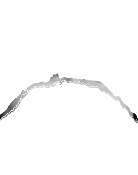
#> input picture woman_torn/torn_face_103.jpg, 138 x 175 px, found by its file name; its folder holds only this picture in this run
$ python find_hols.py
#> lines starting #> are read from the running program, lines starting #| are printed output that depends on the picture
import numpy as np
import cv2
import os

with open("params.txt") as f:
#> (reads params.txt from the repository)
    for line in f:
        name, value = line.strip().split('=')
        globals()[name.strip()] = int(value.strip())

input_folder = r'C:\Projects\FinalProject\NewProject\woman_torn'
output_folder = r'C:\Projects\FinalProject\NewProject\woman_masks'

if not os.path.exists(output_folder):
    os.makedirs(output_folder)

for filename in os.listdir(input_folder):
    if filename.endswith((".png", ".jpg", ".jpeg")):
        img_path = os.path.join(input_folder, filename)
        image = cv2.imread(img_path)
#> image is the input picture: shape (175, 138, 3); min 8, max 255, mean 252

        if image is None:
            print(f"Error loading: {filename}")
            continue

        image = cv2.resize(image, (450, 450))
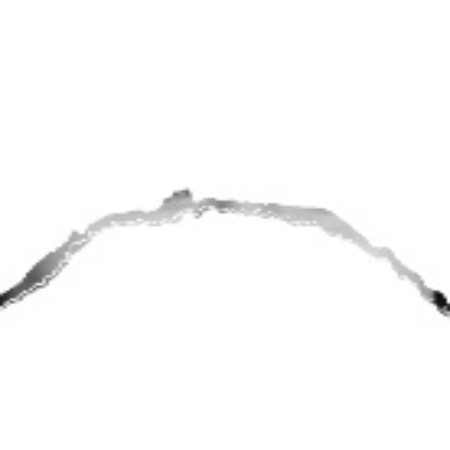
#> image: shape (450, 450, 3); min 9, max 255, mean 252
        rows, cols, _ = image.shape
#> rows = 450; cols = 450

        mat = np.zeros((rows, cols, 3), dtype=np.uint8)

        for i in range(1, rows - 1):
            for j in range(1, cols - 1):
                pixel = image[i][j]
#> (the run stopped early here; a loop or call above may not have finished)
